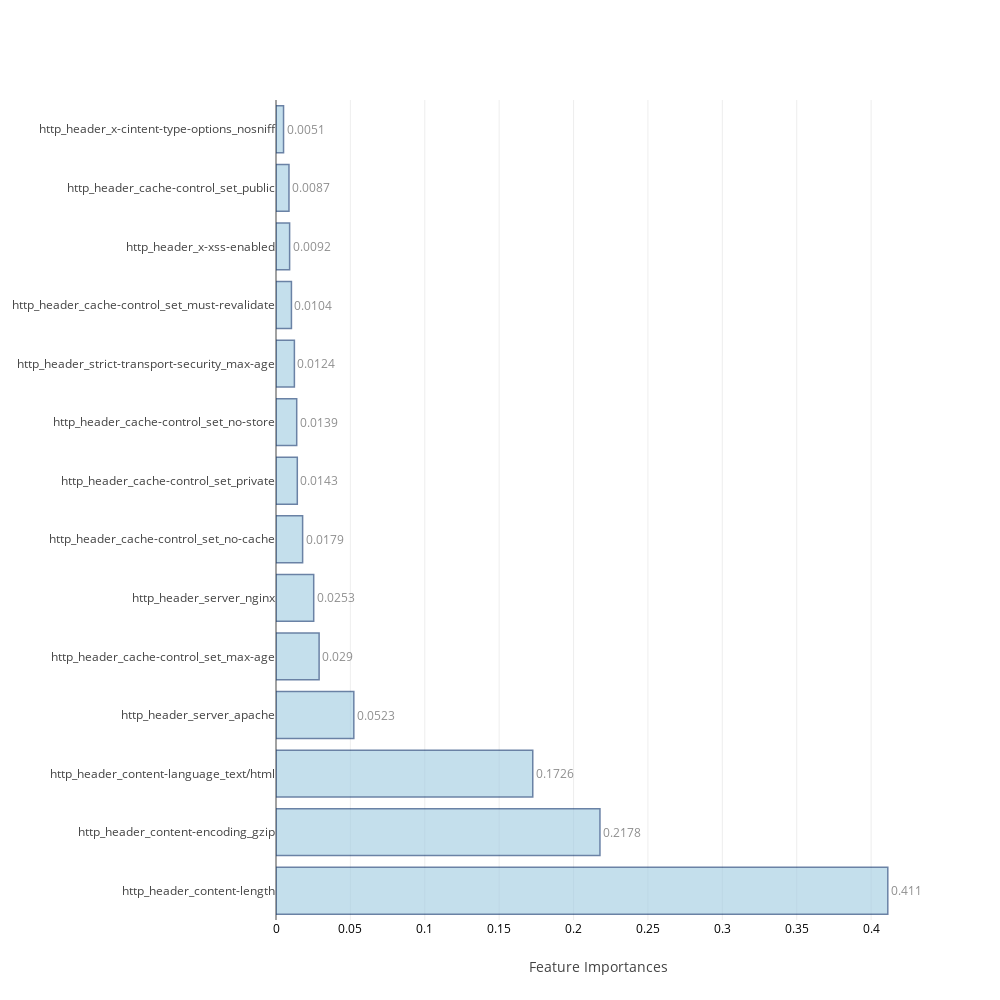

Notebook cell for this chart:
### Markdown cell above
### <a id='1.B' style="text-decoration : none; color : #000000;"> B. Average Feature Importances</a>

### Code cell
feat_impt_plot(np.average(feat_imp,axis=0),columns[:-2])

### Figure 1 — Plotly figure (JSON) as saved in the notebook; plotly's stock layout.template omitted (floating-point values rounded to 4 significant figures)
{"data": [{"marker": {"color": "rgb(158,202,225)", "line": {"color": "rgb(8,48,107)", "width": 1.5}}, "opacity": 0.6, "orientation": "h", "text": [0.4112, 0.2178, 0.1726, 0.0523, 0.029, 0.0253, 0.0179, 0.0143, 0.0139, 0.0124, 0.0104, 0.0092, 0.0087, 0.0051], "textposition": "outside", "type": "bar", "uid": "36d8c851-06e7-4ea6-991e-366d65a7595d", "x": [0.4112, 0.2178, 0.1726, 0.0523, 0.02898, 0.02535, 0.01789, 0.01432, 0.01392, 0.01236, 0.01037, 0.009153, 0.008728, 0.005073], "y": ["http_header_content-length", "http_header_content-encoding_gzip", "http_header_content-language_text/html", "http_header_server_apache", "http_header_cache-control_set_max-age", "http_header_server_nginx", "http_header_cache-control_set_no-cache", "http_header_cache-control_set_private", "http_header_cache-control_set_no-store", "http_header_strict-transport-security_max-age", "http_header_cache-control_set_must-revalidate", "http_header_x-xss-enabled", "http_header_cache-control_set_public", "http_header_x-cintent-type-options_nosniff"]}], "layout": {"autosize": false, "height": 1000, "width": 1000, "xaxis": {"tickfont": {"color": "black", "size": 12}, "title": "Feature Importances"}, "yaxis": {"automargin": true}}}
